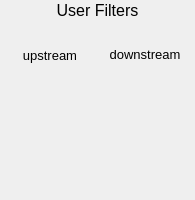
<?xml version="1.0" ?>
<ui version="4.0">
  <class>Dialog</class>
  <widget class="PyDMFrame" name="screen">
    <property name="geometry">
      <rect>
        <x>10</x>
        <y>10</y>
        <width>195</width>
        <height>200</height>
      </rect>
    </property>
    <property name="minimumSize">
      <size>
        <width>195</width>
        <height>200</height>
      </size>
    </property>
    <property name="styleSheet">
      <string notr="true">PyDMFrame#screen {
  color: rgb(0, 0, 0);
  background-color: rgb(187, 187, 187);
  }</string>
    </property>
    <property name="windowTitle">
      <string>2filter</string>
    </property>
    <layout class="QGridLayout" name="gridLayout" columnstretch="5,90,5,90,5" rowstretch="20,15,10,1,17,1,1,130,5">
      <property name="leftMargin">
        <number>0</number>
      </property>
      <property name="topMargin">
        <number>0</number>
      </property>
      <property name="rightMargin">
        <number>0</number>
      </property>
      <property name="bottomMargin">
        <number>0</number>
      </property>
      <property name="horizontalSpacing">
        <number>0</number>
      </property>
      <property name="verticalSpacing">
        <number>0</number>
      </property>
      <item row="7" column="1">
        <widget class="PyDMEnumButton" name="choice_button">
          <property name="geometry">
            <rect>
              <x>5</x>
              <y>65</y>
              <width>90</width>
              <height>130</height>
            </rect>
          </property>
          <property name="sizePolicy">
            <sizepolicy hsizetype="Ignored" vsizetype="Ignored">
              <horstretch>0</horstretch>
              <verstretch>0</verstretch>
            </sizepolicy>
          </property>
          <property name="toolTip">
            <string>${P}${Q1}select.VAL</string>
          </property>
          <property name="channel" stdset="0">
            <string>ca://${P}${Q1}select.VAL</string>
          </property>
          <property name="font">
            <font>
              <pointsize>13</pointsize>
            </font>
          </property>
          <property name="orientation" stdset="0">
            <number>2</number>
          </property>
          <property name="horizontalSpacing" stdset="0">
            <number>0</number>
          </property>
          <property name="verticalSpacing" stdset="0">
            <number>0</number>
          </property>
          <property name="marginTop" stdset="0">
            <number>0</number>
          </property>
          <property name="marginBottom" stdset="0">
            <number>0</number>
          </property>
          <property name="marginLeft" stdset="0">
            <number>0</number>
          </property>
          <property name="marginRight" stdset="0">
            <number>0</number>
          </property>
          <property name="styleSheet">
            <string notr="true">PyDMEnumButton#choice_button {
  color: rgb(0, 0, 0);
  background-color: rgb(115, 223, 255);
  margin: 0px;
  padding: 0px;
  min-width: 0px;
  min-height: 0px;
  }
QPushButton {
  color: rgb(0, 0, 0);
  background-color: rgb(115, 223, 255);
  margin: 0px;
  padding: 0px;
  min-width: 0px;
  min-height: 0px;
  }</string>
          </property>
        </widget>
      </item>
      <item row="7" column="3">
        <widget class="PyDMEnumButton" name="choice_button_1">
          <property name="geometry">
            <rect>
              <x>100</x>
              <y>65</y>
              <width>90</width>
              <height>130</height>
            </rect>
          </property>
          <property name="sizePolicy">
            <sizepolicy hsizetype="Ignored" vsizetype="Ignored">
              <horstretch>0</horstretch>
              <verstretch>0</verstretch>
            </sizepolicy>
          </property>
          <property name="toolTip">
            <string>${P}${Q2}select.VAL</string>
          </property>
          <property name="channel" stdset="0">
            <string>ca://${P}${Q2}select.VAL</string>
          </property>
          <property name="font">
            <font>
              <pointsize>13</pointsize>
            </font>
          </property>
          <property name="orientation" stdset="0">
            <number>2</number>
          </property>
          <property name="horizontalSpacing" stdset="0">
            <number>0</number>
          </property>
          <property name="verticalSpacing" stdset="0">
            <number>0</number>
          </property>
          <property name="marginTop" stdset="0">
            <number>0</number>
          </property>
          <property name="marginBottom" stdset="0">
            <number>0</number>
          </property>
          <property name="marginLeft" stdset="0">
            <number>0</number>
          </property>
          <property name="marginRight" stdset="0">
            <number>0</number>
          </property>
          <property name="styleSheet">
            <string notr="true">PyDMEnumButton#choice_button_1 {
  color: rgb(0, 0, 0);
  background-color: rgb(115, 223, 255);
  margin: 0px;
  padding: 0px;
  min-width: 0px;
  min-height: 0px;
  }
QPushButton {
  color: rgb(0, 0, 0);
  background-color: rgb(115, 223, 255);
  margin: 0px;
  padding: 0px;
  min-width: 0px;
  min-height: 0px;
  }</string>
          </property>
        </widget>
      </item>
      <item row="4" column="1" rowspan="2">
        <widget class="QLabel" name="text">
          <property name="geometry">
            <rect>
              <x>5</x>
              <y>46</y>
              <width>90</width>
              <height>18</height>
            </rect>
          </property>
          <property name="sizePolicy">
            <sizepolicy hsizetype="Ignored" vsizetype="Ignored">
              <horstretch>0</horstretch>
              <verstretch>0</verstretch>
            </sizepolicy>
          </property>
          <property name="text">
            <string>upstream</string>
          </property>
          <property name="font">
            <font>
              <pointsize>10</pointsize>
            </font>
          </property>
          <property name="brush" stdset="0">
            <brush brushstyle="SolidPattern">
              <color alpha="255">
                <red>0</red>
                <green>0</green>
                <blue>0</blue>
              </color>
            </brush>
          </property>
          <property name="toolTip">
            <string>text</string>
          </property>
          <property name="alignment">
            <set>Qt::AlignCenter</set>
          </property>
          <property name="styleSheet">
            <string notr="true">QLabel#text {
  color: rgb(0, 0, 0);
  }</string>
          </property>
        </widget>
      </item>
      <item row="3" column="3" rowspan="2">
        <widget class="QLabel" name="text_1">
          <property name="geometry">
            <rect>
              <x>100</x>
              <y>45</y>
              <width>90</width>
              <height>18</height>
            </rect>
          </property>
          <property name="sizePolicy">
            <sizepolicy hsizetype="Ignored" vsizetype="Ignored">
              <horstretch>0</horstretch>
              <verstretch>0</verstretch>
            </sizepolicy>
          </property>
          <property name="text">
            <string>downstream</string>
          </property>
          <property name="font">
            <font>
              <pointsize>10</pointsize>
            </font>
          </property>
          <property name="brush" stdset="0">
            <brush brushstyle="SolidPattern">
              <color alpha="255">
                <red>0</red>
                <green>0</green>
                <blue>0</blue>
              </color>
            </brush>
          </property>
          <property name="toolTip">
            <string>text_1</string>
          </property>
          <property name="alignment">
            <set>Qt::AlignCenter</set>
          </property>
          <property name="styleSheet">
            <string notr="true">QLabel#text_1 {
  color: rgb(0, 0, 0);
  }</string>
          </property>
        </widget>
      </item>
      <item row="0" column="0" colspan="5">
        <widget class="QLabel" name="text_2">
          <property name="geometry">
            <rect>
              <x>0</x>
              <y>0</y>
              <width>195</width>
              <height>20</height>
            </rect>
          </property>
          <property name="sizePolicy">
            <sizepolicy hsizetype="Ignored" vsizetype="Ignored">
              <horstretch>0</horstretch>
              <verstretch>0</verstretch>
            </sizepolicy>
          </property>
          <property name="text">
            <string>User Filters</string>
          </property>
          <property name="font">
            <font>
              <pointsize>12</pointsize>
            </font>
          </property>
          <property name="brush" stdset="0">
            <brush brushstyle="SolidPattern">
              <color alpha="255">
                <red>0</red>
                <green>0</green>
                <blue>0</blue>
              </color>
            </brush>
          </property>
          <property name="toolTip">
            <string>text_2</string>
          </property>
          <property name="alignment">
            <set>Qt::AlignCenter</set>
          </property>
          <property name="styleSheet">
            <string notr="true">QLabel#text_2 {
  color: rgb(0, 0, 0);
  }</string>
          </property>
        </widget>
      </item>
      <item row="1" column="1">
        <widget class="PyDMEnumButton" name="choice_button_2">
          <property name="geometry">
            <rect>
              <x>5</x>
              <y>20</y>
              <width>90</width>
              <height>15</height>
            </rect>
          </property>
          <property name="sizePolicy">
            <sizepolicy hsizetype="Ignored" vsizetype="Ignored">
              <horstretch>0</horstretch>
              <verstretch>0</verstretch>
            </sizepolicy>
          </property>
          <property name="toolTip">
            <string>${P}${LOCK1}lock.VAL</string>
          </property>
          <property name="channel" stdset="0">
            <string>ca://${P}${LOCK1}lock.VAL</string>
          </property>
          <property name="font">
            <font>
              <pointsize>9</pointsize>
            </font>
          </property>
          <property name="orientation" stdset="0">
            <number>1</number>
          </property>
          <property name="horizontalSpacing" stdset="0">
            <number>0</number>
          </property>
          <property name="verticalSpacing" stdset="0">
            <number>0</number>
          </property>
          <property name="marginTop" stdset="0">
            <number>0</number>
          </property>
          <property name="marginBottom" stdset="0">
            <number>0</number>
          </property>
          <property name="marginLeft" stdset="0">
            <number>0</number>
          </property>
          <property name="marginRight" stdset="0">
            <number>0</number>
          </property>
          <property name="styleSheet">
            <string notr="true">PyDMEnumButton#choice_button_2 {
  color: rgb(0, 0, 0);
  background-color: rgb(115, 223, 255);
  margin: 0px;
  padding: 0px;
  min-width: 0px;
  min-height: 0px;
  }
QPushButton {
  color: rgb(0, 0, 0);
  background-color: rgb(115, 223, 255);
  margin: 0px;
  padding: 0px;
  min-width: 0px;
  min-height: 0px;
  }</string>
          </property>
        </widget>
      </item>
      <item row="1" column="3">
        <widget class="PyDMEnumButton" name="choice_button_3">
          <property name="geometry">
            <rect>
              <x>100</x>
              <y>20</y>
              <width>90</width>
              <height>15</height>
            </rect>
          </property>
          <property name="sizePolicy">
            <sizepolicy hsizetype="Ignored" vsizetype="Ignored">
              <horstretch>0</horstretch>
              <verstretch>0</verstretch>
            </sizepolicy>
          </property>
          <property name="toolTip">
            <string>${P}${LOCK2}lock.VAL</string>
          </property>
          <property name="channel" stdset="0">
            <string>ca://${P}${LOCK2}lock.VAL</string>
          </property>
          <property name="font">
            <font>
              <pointsize>9</pointsize>
            </font>
          </property>
          <property name="orientation" stdset="0">
            <number>1</number>
          </property>
          <property name="horizontalSpacing" stdset="0">
            <number>0</number>
          </property>
          <property name="verticalSpacing" stdset="0">
            <number>0</number>
          </property>
          <property name="marginTop" stdset="0">
            <number>0</number>
          </property>
          <property name="marginBottom" stdset="0">
            <number>0</number>
          </property>
          <property name="marginLeft" stdset="0">
            <number>0</number>
          </property>
          <property name="marginRight" stdset="0">
            <number>0</number>
          </property>
          <property name="styleSheet">
            <string notr="true">PyDMEnumButton#choice_button_3 {
  color: rgb(0, 0, 0);
  background-color: rgb(115, 223, 255);
  margin: 0px;
  padding: 0px;
  min-width: 0px;
  min-height: 0px;
  }
QPushButton {
  color: rgb(0, 0, 0);
  background-color: rgb(115, 223, 255);
  margin: 0px;
  padding: 0px;
  min-width: 0px;
  min-height: 0px;
  }</string>
          </property>
        </widget>
      </item>
    </layout>
    <zorder>choice_button</zorder>
    <zorder>choice_button_1</zorder>
    <zorder>text</zorder>
    <zorder>text_1</zorder>
    <zorder>text_2</zorder>
    <zorder>choice_button_2</zorder>
    <zorder>choice_button_3</zorder>
  </widget>
  <customwidgets>
    <customwidget>
      <class>PyDMEnumButton</class>
      <extends>QWidget</extends>
      <header>pydm.widgets.enum_button</header>
    </customwidget>
    <customwidget>
      <class>PyDMLabel</class>
      <extends>QLabel</extends>
      <header>pydm.widgets.label</header>
    </customwidget>
    <customwidget>
      <class>PyDMFrame</class>
      <extends>QFrame</extends>
      <header>pydm.widgets.frame</header>
    </customwidget>
  </customwidgets>
</ui>
